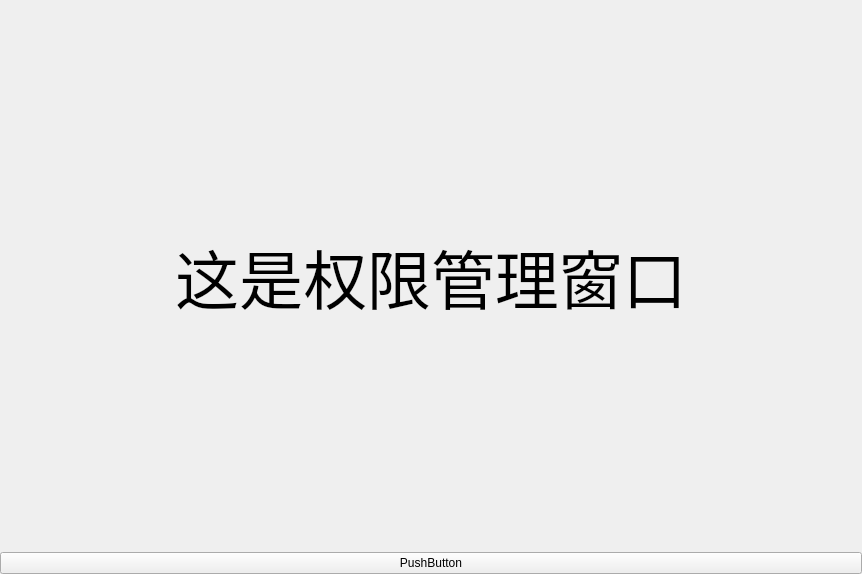
<?xml version="1.0" encoding="UTF-8"?>
<ui version="4.0">
 <class>PermissionWindow</class>
 <widget class="QWidget" name="PermissionWindow">
  <property name="geometry">
   <rect>
    <x>0</x>
    <y>0</y>
    <width>862</width>
    <height>574</height>
   </rect>
  </property>
  <property name="windowTitle">
   <string>Form</string>
  </property>
  <property name="styleSheet">
   <string notr="true"/>
  </property>
  <layout class="QGridLayout" name="gridLayout">
   <property name="leftMargin">
    <number>0</number>
   </property>
   <property name="topMargin">
    <number>0</number>
   </property>
   <property name="rightMargin">
    <number>0</number>
   </property>
   <property name="bottomMargin">
    <number>0</number>
   </property>
   <property name="spacing">
    <number>0</number>
   </property>
   <item row="0" column="0">
    <widget class="QLabel" name="label">
     <property name="font">
      <font>
       <family>04b03</family>
       <pointsize>48</pointsize>
      </font>
     </property>
     <property name="text">
      <string>这是权限管理窗口</string>
     </property>
     <property name="alignment">
      <set>Qt::AlignCenter</set>
     </property>
    </widget>
   </item>
   <item row="1" column="0">
    <widget class="QPushButton" name="pushButton">
     <property name="text">
      <string>PushButton</string>
     </property>
    </widget>
   </item>
  </layout>
 </widget>
 <resources/>
 <connections/>
</ui>
